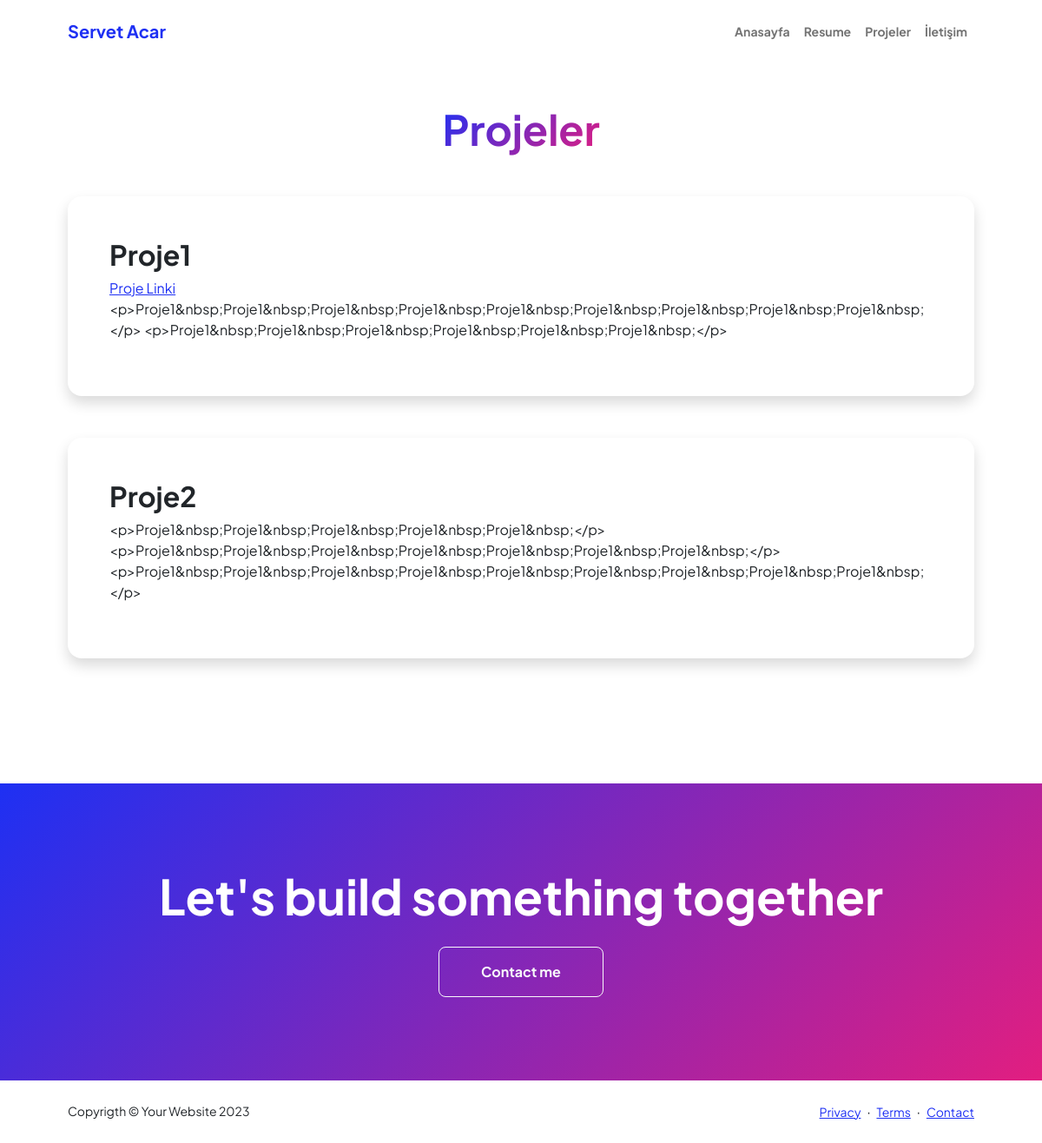
The app's page /projeler, older data.
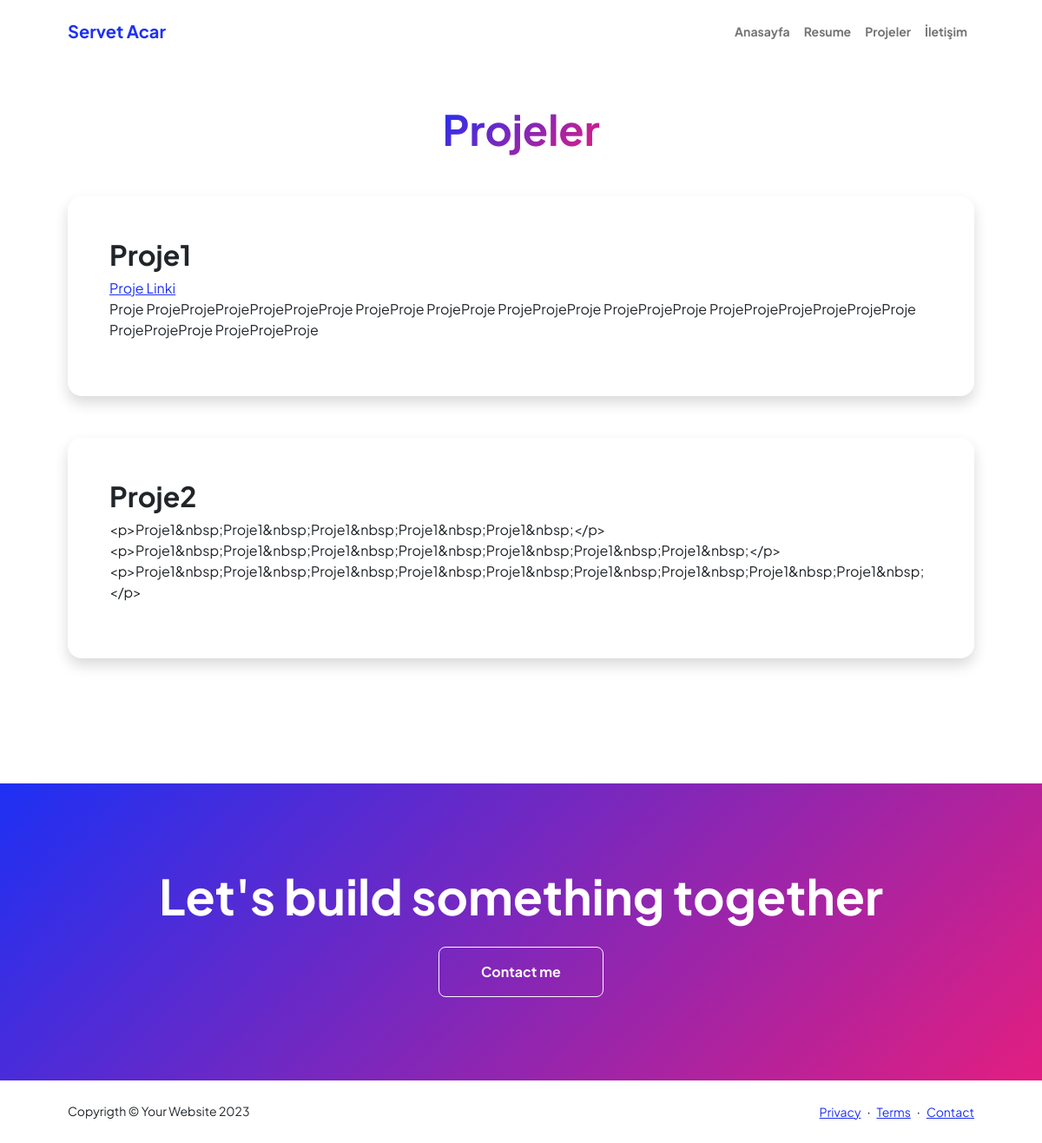
The same page, newer data.
### base/models.py (models this page shows)
class Navbar(models.Model):
    title = models.CharField(max_length=500, null=True, blank=True)
    home = models.CharField(max_length=500, null=True, blank=True)
    resume = models.CharField(max_length=500, null=True, blank=True)
    projects = models.CharField(max_length=500, null=True, blank=True)
    contact = models.CharField(max_length=500, null=True, blank=True)
    class Meta:
        verbose_name = ("Navbar")
        verbose_name_plural = ("Navbardaki Başlıkların İsimleri")

class Projects(models.Model):
    title = models.CharField(max_length=300, null=True, blank=True)
    name = models.CharField(max_length=500, null=True, blank=True)
    description = models.TextField(null=True, blank=True)
    image = models.ImageField(null=True, blank=True, upload_to='project_image')
    url = models.URLField(null=True, blank=True, verbose_name="Proje linki")
    date = models.DateTimeField(auto_now=True)
    class Meta:
        verbose_name = ("Projects")
        verbose_name_plural = ("Projeler")

class Footer(models.Model):
    copyright = models.CharField(max_length=400, null=True, blank=True)
    copyright_text = models.TextField(null=True, blank=True)
    privacy = models.TextField(null=True, blank=True)
    terms = models.TextField(null=True, blank=True)
    contact = models.TextField(null=True, blank=True)
    date = models.DateTimeField(auto_now=True)
    class Meta:
        verbose_name = ("Footer")
        verbose_name_plural = ("Footer")

### base/views.py (the view)
# urls.py: path('projeler', views.projects, name='project'),
def projects(request):
    navbars = Navbar.objects.first()
    mains = Main.objects.all().order_by('date')
    abouts = About.objects.all().order_by('date')
    socials = SocialMedia.objects.all().order_by('date')
    footers = Footer.objects.all().order_by('date')
    projects = Projects.objects.all().order_by('-date')
    project = Projects.objects.first()
    context = {'navbars': navbars,
               'mains': mains,
               'abouts': abouts,
               'socials': socials,
               'footers': footers,
               'projects': projects,
               'project': project,
               }
    return render(request, 'base/projects.html', context)

### base/templates/base/projects.html (shortened to what this page needs)
{% extends 'main.html' %}
{% block content %}
{% load static %}
            <section class="py-5">
                <div class="container px-5 mb-5">
                    <div class="text-center mb-5">
                        <h1 class="display-5 fw-bolder mb-0"><span class="text-gradient d-inline">{{project.title}}</span></h1>
                    </div>
                    {% for project in projects %}
                    <div class="row gx-5 justify-content-center">
                        <div class="col-lg-11 col-xl-9 col-xxl-8">
                            <div class="card overflow-hidden shadow rounded-4 border-0 mb-5">
                                <div class="card-body p-0">
                                    <div class="d-flex align-items-center">
                                        <div class="p-5">
                                            <h2 class="fw-bolder">{{project.name}}</h2>
                                            {% if project.url %}
                                            <a href="{{project.url}}" target="_blank" rel="noopener noreferrer">Proje Linki</a>
                                            {% endif %}
                                            <p>{{project.description}}</p>
                                        </div>
                                    </div>
                                </div>
                            </div>
                        </div>
                    </div>
                    {% endfor %}
                </div>
            </section>
            <section class="py-5 bg-gradient-primary-to-secondary text-white">
                <div class="container px-5 my-5">
                    <div class="text-center">
                        <h2 class="display-4 fw-bolder mb-4">Let's build something together</h2>
                        <a class="btn btn-outline-light btn-lg px-5 py-3 fs-6 fw-bolder" href="contact.html">Contact me</a>
                    </div>
                </div>
            </section>
{% endblock %}

### templates/main.html (shortened to what this page needs)
{% load static %}
<!DOCTYPE html>
<html lang="en">
    <head>
        <link href="https://cdn.jsdelivr.net/npm/bootstrap-icons@1.8.1/font/bootstrap-icons.css" rel="stylesheet" />
        <link href="{% static 'css/styles.css' %}" rel="stylesheet" />
    </head>
    <body class="d-flex flex-column h-100">
        <main class="flex-shrink-0">
            {% include 'navbar.html' %}
            {% block content %}
            {% endblock %}
            {% include 'footer.html' %}
        </main>
        </body>
    </html>

### templates/navbar.html (shortened to what this page needs)
{% load static %}
<nav class="navbar navbar-expand-lg navbar-light bg-white py-3">
    <div class="container px-5">
        <a class="navbar-brand" href="{% url 'home' %}"><span class="fw-bolder text-primary">{{navbars.title}}</span></a>
        <div class="collapse navbar-collapse" id="navbarSupportedContent">
            <ul class="navbar-nav ms-auto mb-2 mb-lg-0 small fw-bolder">
                <li class="nav-item"><a class="nav-link" href="{% url 'home' %}">{{navbars.home}}</a></li>
                <li class="nav-item"><a class="nav-link" href="{% url 'resume' %}">{{navbars.resume}}</a></li>
                <li class="nav-item"><a class="nav-link" href="{% url 'project' %}">{{navbars.projects}}</a></li>
                <li class="nav-item"><a class="nav-link" href="{% url 'contact' %}">{{navbars.contact}}</a></li>
            </ul>
        </div>
    </div>
</nav>

### templates/footer.html
{% load static %}
<footer class="bg-white py-4 mt-auto">
    {% for footer in footers %}
    <div class="container px-5">
        <div class="row align-items-center justify-content-between flex-column flex-sm-row">
            <div class="col-auto"><div class="small m-0">{{footer.copyright}} &copy; {{footer.copyright_text}}</div></div>
            <div class="col-auto">
                <a class="small" href="#!">{{footer.privacy}}</a>
                <span class="mx-1">&middot;</span>
                <a class="small" href="#!">{{footer.terms}}</a>
                <span class="mx-1">&middot;</span>
                <a class="small" href="#!">{{footer.contact}}</a>
            </div>
        </div>
    </div>
    {% endfor %}
</footer>

Row changes from the older to the newer data that the page shows:
changed Projects "Proje1": description "<p>Proje1&nbsp;Proje1&nbsp;Proje1&nbsp;Proje1&nbsp;Proje1&nbsp;Proje1&nbsp;Proje1&nbsp;Proje1&nbsp;Proje1&nbsp;</p> <p>Proje1&nbsp;Proje1&nbsp;Proje1&nbsp;Proje1&nbsp;Proje1&nbsp;Proje1&nbsp;</p>" → "Proje ProjeProjeProjeProjeProjeProje ProjeProje ProjeProje ProjeProjeProje ProjeProjeProje ProjeProjeProjeProjeProjeProje ProjeProjeProje ProjeProjeProje"
